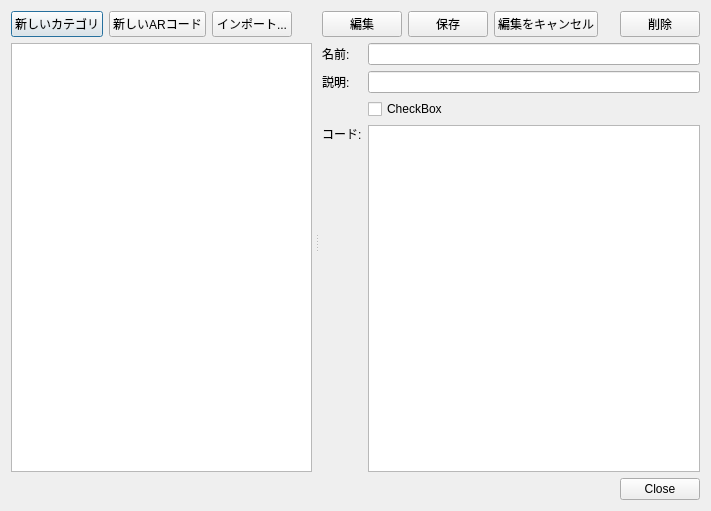
<?xml version="1.0" encoding="UTF-8"?>
<ui version="4.0">
 <class>CheatsDialog</class>
 <widget class="QDialog" name="CheatsDialog">
  <property name="geometry">
   <rect>
    <x>0</x>
    <y>0</y>
    <width>711</width>
    <height>511</height>
   </rect>
  </property>
  <property name="windowTitle">
   <string>チートコードエディタ - melonDS</string>
  </property>
  <layout class="QVBoxLayout" name="verticalLayout_5">
   <item>
    <widget class="QSplitter" name="splitter">
     <property name="orientation">
      <enum>Qt::Orientation::Horizontal</enum>
     </property>
     <property name="handleWidth">
      <number>2</number>
     </property>
     <widget class="QWidget" name="verticalLayoutWidget">
      <layout class="QVBoxLayout" name="verticalLayout_2">
       <property name="topMargin">
        <number>0</number>
       </property>
       <property name="rightMargin">
        <number>4</number>
       </property>
       <property name="bottomMargin">
        <number>0</number>
       </property>
       <item>
        <layout class="QHBoxLayout" name="horizontalLayout">
         <property name="sizeConstraint">
          <enum>QLayout::SizeConstraint::SetDefaultConstraint</enum>
         </property>
         <item>
          <widget class="QPushButton" name="btnNewCat">
           <property name="text">
            <string>新しいカテゴリ</string>
           </property>
          </widget>
         </item>
         <item>
          <widget class="QPushButton" name="btnNewARCode">
           <property name="text">
            <string>新しいARコード</string>
           </property>
          </widget>
         </item>
         <item>
          <widget class="QPushButton" name="btnImportCheats">
           <property name="text">
            <string>インポート...</string>
           </property>
          </widget>
         </item>
         <item>
          <spacer name="horizontalSpacer">
           <property name="orientation">
            <enum>Qt::Orientation::Horizontal</enum>
           </property>
           <property name="sizeType">
            <enum>QSizePolicy::Policy::Expanding</enum>
           </property>
           <property name="sizeHint" stdset="0">
            <size>
             <width>40</width>
             <height>20</height>
            </size>
           </property>
          </spacer>
         </item>
        </layout>
       </item>
       <item>
        <widget class="QTreeView" name="tvCodeList">
         <property name="sizePolicy">
          <sizepolicy hsizetype="Expanding" vsizetype="Expanding">
           <horstretch>0</horstretch>
           <verstretch>0</verstretch>
          </sizepolicy>
         </property>
         <property name="minimumSize">
          <size>
           <width>200</width>
           <height>0</height>
          </size>
         </property>
         <property name="editTriggers">
          <set>QAbstractItemView::EditTrigger::NoEditTriggers</set>
         </property>
         <property name="dragEnabled">
          <bool>true</bool>
         </property>
         <property name="dragDropMode">
          <enum>QAbstractItemView::DragDropMode::InternalMove</enum>
         </property>
         <property name="defaultDropAction">
          <enum>Qt::DropAction::IgnoreAction</enum>
         </property>
         <property name="headerHidden">
          <bool>true</bool>
         </property>
        </widget>
       </item>
      </layout>
     </widget>
     <widget class="QWidget" name="layoutWidget">
      <layout class="QVBoxLayout" name="verticalLayout" stretch="0,0">
       <property name="leftMargin">
        <number>4</number>
       </property>
       <property name="rightMargin">
        <number>0</number>
       </property>
       <item>
        <layout class="QHBoxLayout" name="horizontalLayout_2">
         <item>
          <widget class="QPushButton" name="btnEditCode">
           <property name="text">
            <string>編集</string>
           </property>
          </widget>
         </item>
         <item>
          <widget class="QPushButton" name="btnSaveCode">
           <property name="text">
            <string>保存</string>
           </property>
          </widget>
         </item>
         <item>
          <widget class="QPushButton" name="btnCancelEdit">
           <property name="text">
            <string>編集をキャンセル</string>
           </property>
          </widget>
         </item>
         <item>
          <spacer name="horizontalSpacer_2">
           <property name="orientation">
            <enum>Qt::Orientation::Horizontal</enum>
           </property>
           <property name="sizeHint" stdset="0">
            <size>
             <width>40</width>
             <height>20</height>
            </size>
           </property>
          </spacer>
         </item>
         <item>
          <widget class="QPushButton" name="btnDeleteCode">
           <property name="text">
            <string>削除</string>
           </property>
          </widget>
         </item>
        </layout>
       </item>
       <item>
        <layout class="QFormLayout" name="formLayout">
         <item row="0" column="0">
          <widget class="QLabel" name="label">
           <property name="text">
            <string>名前:</string>
           </property>
          </widget>
         </item>
         <item row="0" column="1">
          <widget class="QLineEdit" name="txtItemName"/>
         </item>
         <item row="1" column="0">
          <widget class="QLabel" name="label_2">
           <property name="text">
            <string>説明:</string>
           </property>
          </widget>
         </item>
         <item row="1" column="1">
          <widget class="QLineEdit" name="txtItemDesc"/>
         </item>
         <item row="2" column="0">
          <widget class="QLabel" name="label_3">
           <property name="text">
            <string/>
           </property>
          </widget>
         </item>
         <item row="2" column="1">
          <widget class="QCheckBox" name="chkItemOption">
           <property name="text">
            <string>CheckBox</string>
           </property>
          </widget>
         </item>
         <item row="3" column="0">
          <widget class="QLabel" name="lblCode">
           <property name="sizePolicy">
            <sizepolicy hsizetype="Preferred" vsizetype="Preferred">
             <horstretch>0</horstretch>
             <verstretch>0</verstretch>
            </sizepolicy>
           </property>
           <property name="text">
            <string>コード:</string>
           </property>
           <property name="alignment">
            <set>Qt::AlignmentFlag::AlignLeading|Qt::AlignmentFlag::AlignLeft|Qt::AlignmentFlag::AlignTop</set>
           </property>
          </widget>
         </item>
         <item row="3" column="1">
          <widget class="QPlainTextEdit" name="txtCode">
           <property name="sizePolicy">
            <sizepolicy hsizetype="Expanding" vsizetype="Expanding">
             <horstretch>0</horstretch>
             <verstretch>0</verstretch>
            </sizepolicy>
           </property>
           <property name="minimumSize">
            <size>
             <width>200</width>
             <height>0</height>
            </size>
           </property>
           <property name="font">
            <font>
             <family>Noto Sans Mono</family>
            </font>
           </property>
          </widget>
         </item>
        </layout>
       </item>
      </layout>
     </widget>
    </widget>
   </item>
   <item>
    <widget class="QDialogButtonBox" name="buttonBox">
     <property name="sizePolicy">
      <sizepolicy hsizetype="Expanding" vsizetype="Fixed">
       <horstretch>0</horstretch>
       <verstretch>0</verstretch>
      </sizepolicy>
     </property>
     <property name="standardButtons">
      <set>QDialogButtonBox::StandardButton::Close</set>
     </property>
    </widget>
   </item>
  </layout>
 </widget>
 <resources/>
 <connections>
  <connection>
   <sender>buttonBox</sender>
   <signal>accepted()</signal>
   <receiver>CheatsDialog</receiver>
   <slot>accept()</slot>
   <hints>
    <hint type="sourcelabel">
     <x>649</x>
     <y>23</y>
    </hint>
    <hint type="destinationlabel">
     <x>349</x>
     <y>230</y>
    </hint>
   </hints>
  </connection>
  <connection>
   <sender>buttonBox</sender>
   <signal>rejected()</signal>
   <receiver>CheatsDialog</receiver>
   <slot>reject()</slot>
   <hints>
    <hint type="sourcelabel">
     <x>649</x>
     <y>23</y>
    </hint>
    <hint type="destinationlabel">
     <x>349</x>
     <y>230</y>
    </hint>
   </hints>
  </connection>
 </connections>
</ui>
